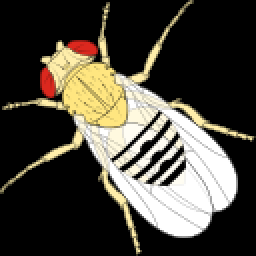
%> input picture CreatePaperFigures/fly.png, 128 x 128 px (shown 2 times larger)
$ octave generateFigure1B.m   (GNU Octave 9; MATLAB toolbox functions it lacks are replaced by stand-ins)
%> lines starting %> are read from the running program, lines starting %| are printed output that depends on the picture
### CreatePaperFigures/genData.m
clear all;

inputs = randn(2^20,2,'single');
image = single(rot90(imresize(imread('fly.png'),0.5),2))*(2/255) - 1;
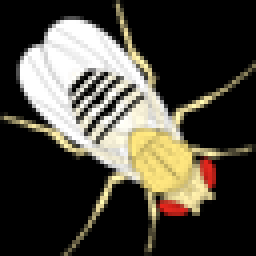
%> image: size 64x64x3 single (shown 4 times larger); mean R, G, B -0.427, -0.459, -0.534; drawn with min black and max white
image = .299*image(:,:,1)+.587*image(:,:,1)+.114*image(:,:,3);
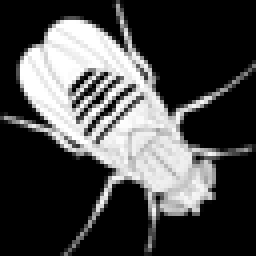
%> image: size 64x64 single (shown 4 times larger); min -1, max 1, mean -0.439; drawn with min black and max white

response(length(inputs),1) = single(0);
for ii = 64:length(inputs)
    inputSnip = inputs(ii-63:ii,1);
    corrMatrix = inputSnip*inputSnip';
    response(ii) = dot(corrMatrix(:),image(:));
end

filename = [fileparts(mfilename('fullpath')) filesep() 'data.mat'];
save(filename,'inputs','response')

### CreatePaperFigures/generateFigure1B.m
clear all;
dataFilename = [fileparts(mfilename('fullpath')) filesep() 'data.mat'];
if exist(dataFilename,'file')
    load(dataFilename);
else
    genData;
    clear all;
    load([fileparts(mfilename('fullpath')) filesep() 'data.mat']);
end

image = single(imresize(imread('fly.png'),0.5))*(2/255) - 1;
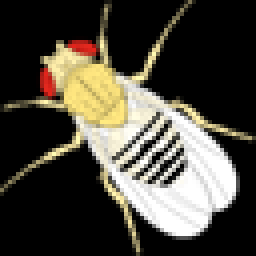
%> image: size 64x64x3 single (shown 4 times larger); mean R, G, B -0.427, -0.459, -0.534; mean of the top-left, top-right, bottom-left and bottom-right quarters -0.477, -0.713, -0.712, 0.00839; drawn with min black and max white
% Convert the image from color to greyscale using the NTSC standard weights
image = .299*image(:,:,1)+.587*image(:,:,2)+.114*image(:,:,3);
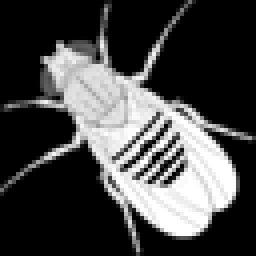
%> image: size 64x64 single (shown 4 times larger); min -1, max 1, mean -0.458; drawn with min black and max white

%> (the run ends here)
